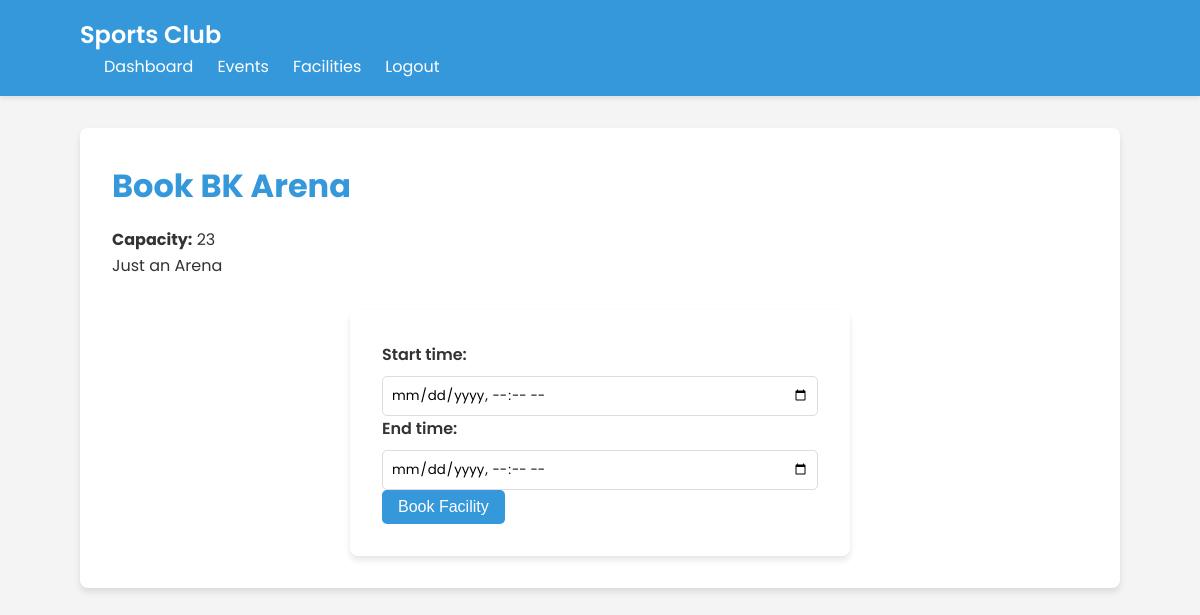
/facilities/1/booking/ (signed in), run on the app's committed database.
### facilities/models.py (models this page shows, shortened)
class Facility(models.Model):
    name = models.CharField(max_length=100)
    description = models.TextField()
    capacity = models.IntegerField()

### facilities/views.py (the view)
# urls.py: path('<int:facility_id>/booking/', facility_booking, name='facility_booking'),
@login_required
def facility_booking(request, facility_id):
    facility = get_object_or_404(Facility, id=facility_id)
    if request.method == 'POST':
        form = BookingForm(request.POST)
        if form.is_valid():
            booking = form.save(commit=False)
            booking.facility = facility
            booking.member = request.user.member
            booking.save()
            return redirect('facility_list')  # or 'facility_booking', facility_id=facility.id if rebooking
    else:
        form = BookingForm()
    return render(request, 'facilities/facility_booking.html', {'facility': facility, 'form': form})

### facilities/forms.py (shortened to what this page needs)
class BookingForm(forms.ModelForm):
    class Meta:
        model = Booking
        fields = ['start_time', 'end_time']
        widgets = {
            'start_time': forms.DateTimeInput(attrs={'type': 'datetime-local'}),
            'end_time': forms.DateTimeInput(attrs={'type': 'datetime-local'}),
        }

### templates/facilities/facility_booking.html (shortened to what this page needs)
{% extends 'base.html' %}
{% block content %}
<div class="facility-booking">
    <h1>Book {{ facility.name }}</h1>
    <div class="facility-info">
        <p><strong>Capacity:</strong> {{ facility.capacity }}</p>
        <p>{{ facility.description }}</p>
    </div>
    <form method="post" class="booking-form">
        {{ form.as_p }}
        <button type="submit" class="btn btn-primary">Book Facility</button>
    </form>
</div>
{% endblock %}

### static/css/styles.css (style rules this page uses)
:root { --primary-color: #3498db; --secondary-color: #2ecc71; --background-color: #f4f4f4; --text-color: #333; --accent-color: #e74c3c; --font-family: 'Poppins', sans-serif; --max-width: 1200px; --container-padding: 20px; }
* { margin: 0; padding: 0; box-sizing: border-box; }
body { font-family: var(--font-family); line-height: 1.6; color: var(--text-color); background-color: var(--background-color); }
h1, h2, h3 { margin-bottom: 1rem; color: var(--primary-color); }
.btn { display: inline-block; padding: 0.5rem 1rem; background-color: var(--primary-color); color: white; text-decoration: none; border-radius: 5px; transition: background-color 0.3s ease; border: none; cursor: pointer; font-size: 1rem; }
form { background-color: white; padding: 2rem; border-radius: 8px; box-shadow: 0 4px 6px rgba(0, 0, 0, 0.1); }
label { display: block; margin-bottom: 0.5rem; font-weight: 600; }
input[type="text"], input[type="email"], input[type="password"], input[type="datetime-local"], select, textarea { width: 100%; padding: 0.5rem; border: 1px solid #ddd; border-radius: 5px; font-family: var(--font-family); }
.facility-booking { background-color: white; border-radius: 8px; box-shadow: 0 4px 6px rgba(0, 0, 0, 0.1); padding: 2rem; }
.facility-info { margin-bottom: 2rem; }
.booking-form { max-width: 500px; margin: 0 auto; }

### data on the page
Facility: name "BK Arena", capacity "23", description "Just an Arena"
